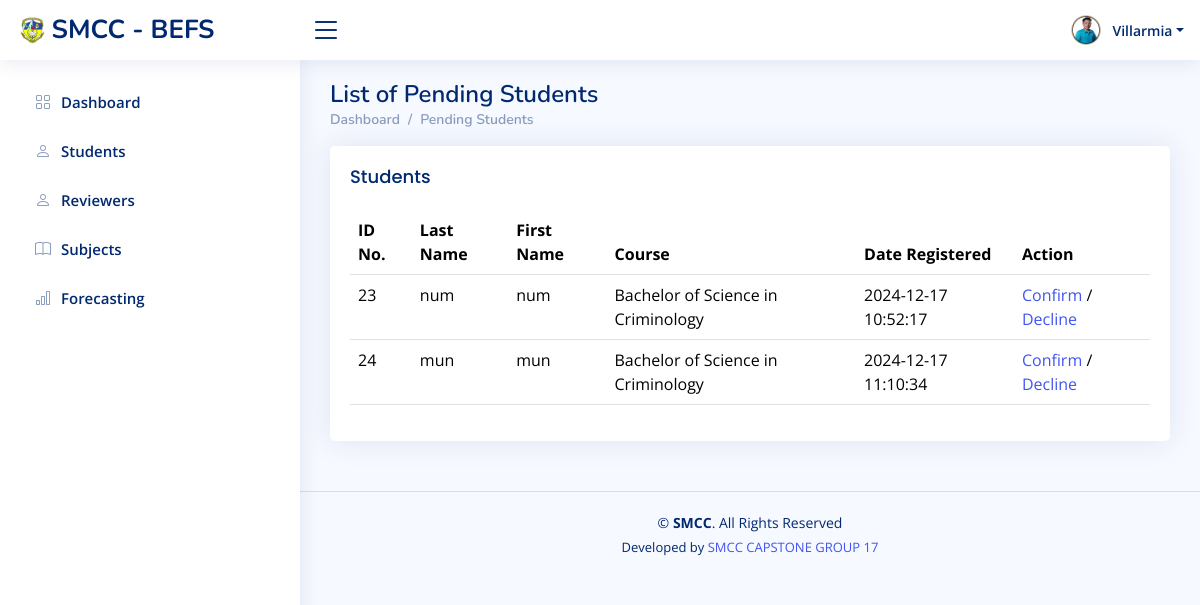
The page /dean/dean_students_pending.php?user_id=3 on the database its author committed.
### tables this page shows
CREATE TABLE `dean_course` (
  `user_id` int(11) DEFAULT NULL,
  `course_id` int(11) DEFAULT NULL
);

CREATE TABLE `users` (
  `id` int(11) NOT NULL,
  `username` varchar(255) DEFAULT NULL,
  `password` varchar(255) DEFAULT NULL,
  `type` varchar(255) DEFAULT NULL,
  `status` varchar(255) DEFAULT NULL,
  `fname` varchar(255) DEFAULT NULL,
  `lname` varchar(255) DEFAULT NULL,
  `profile_image` varchar(255) DEFAULT NULL,
  `date_created` datetime DEFAULT NULL,
  `logged_in` varchar(255) DEFAULT NULL
);

CREATE TABLE `students` (
  `id` int(11) NOT NULL,
  `about` varchar(255) DEFAULT NULL,
  `lrn_num` varchar(255) DEFAULT NULL,
  `fname` varchar(255) DEFAULT NULL,
  `lname` varchar(255) DEFAULT NULL,
  `gender` varchar(10) DEFAULT NULL,
  `username` varchar(255) DEFAULT NULL,
  `password` varchar(255) DEFAULT NULL,
  `complete_address` varchar(255) DEFAULT NULL,
  `year_level_id` int(11) DEFAULT NULL,
  `course_id` int(11) DEFAULT NULL,
  `section_id` int(11) DEFAULT NULL,
  `school_year_id` int(11) DEFAULT NULL,
  `status` varchar(255) DEFAULT NULL,
  `date_registered` datetime DEFAULT NULL,
  `logged_in` varchar(255) DEFAULT NULL,
  `profile_image` varchar(255) DEFAULT NULL,
  `level` varchar(255) DEFAULT NULL
);

CREATE TABLE `course` (
  `id` int(11) NOT NULL,
  `description` varchar(255) DEFAULT NULL,
  `year_level_id` int(11) DEFAULT NULL,
  `school_year` varchar(255) DEFAULT NULL,
  `date_entry` datetime DEFAULT NULL,
  `status` varchar(255) DEFAULT NULL,
  `code_no` varchar(255) DEFAULT NULL
);

### dean/dean_students_pending.php (the view, shortened to what this page needs)
<!DOCTYPE html>
<html lang="en">
<?php
include('../dbconnect.php');
$user_id = $_REQUEST['user_id'];
?>
<head>
  <link href="../assets/vendor/bootstrap/css/bootstrap.min.css" rel="stylesheet">
  <link href="../assets/vendor/bootstrap-icons/bootstrap-icons.css" rel="stylesheet">
  <link href="../assets/vendor/boxicons/css/boxicons.min.css" rel="stylesheet">
  <link href="../assets/vendor/quill/quill.snow.css" rel="stylesheet">
  <link href="../assets/vendor/quill/quill.bubble.css" rel="stylesheet">
  <link href="../assets/vendor/remixicon/remixicon.css" rel="stylesheet">
  <link href="../assets/vendor/simple-datatables/style.css" rel="stylesheet">
  <link href="../assets/css/style.css" rel="stylesheet">
</head>
<body>
<?php
  $query = mysqli_query($conn, "
      SELECT u.fname, u.lname, u.type, u.profile_image, dc.course_id
      FROM users u
      JOIN dean_course dc ON u.id = dc.user_id
      WHERE u.id = '$user_id'
  ") or die(mysqli_error($conn));
  if ($row = mysqli_fetch_array($query)) {
      $lname = ucfirst(strtolower($row['lname']));
      $course_id = $row['course_id'];
  } else {
      die("Dean not found or no associated course.");
  }
  $course_query = mysqli_query($conn, "SELECT description FROM course WHERE id = '$course_id'") or die(mysqli_error($conn));
  $course_row = mysqli_fetch_array($course_query);
  $deans_course = $course_row ? $course_row['description'] : "Unknown";
?>
  <?php include('dean_header.php'); ?>
  <?php include('dean_sidebar.php'); ?>
  <main id="main" class="main">
    <div class="pagetitle">
      <h1>List of Pending Students</h1>
      <nav>
        <ol class="breadcrumb">
          <li class="breadcrumb-item"><a href="dean_home_page.php?user_id=<?php echo $user_id; ?>">Dashboard</a></li>
          <li class="breadcrumb-item">Pending Students</li>
        </ol>
      </nav>
    </div>
    <section class="section">
      <div class="row">
        <div class="col-lg-12">
          <div class="card">
            <div class="card-body">
              <h5 class="card-title">Students</h5>
              <table class="table datatable">
                <thead>
                  <tr>
                    <th>ID No.</th>
                    <th>Last Name</th>
                    <th>First Name</th>
                    <th>Course</th>
                    <th data-type="date" data-format="YYYY/DD/MM">Date Registered</th>
                    <th>Action</th>
                  </tr>
                </thead>
                <tbody>
                <?php
                    $query = mysqli_query($conn, "
                        SELECT course.description AS course,
                               students.id AS stud_id,
                               students.lname AS lname,
                               students.fname AS fname,
                               students.date_registered AS date_registered
                        FROM course
                        JOIN students ON students.course_id = course.id
                        WHERE students.status = 'For Approval'
                        AND course.description = '$deans_course'
                    ") or die(mysqli_error($conn));
                    while($row = mysqli_fetch_array($query)) {
                        $stud_id = $row['stud_id'];
                        $lname = $row['lname'];
                        $fname = $row['fname'];
                        $course = $row['course'];
                        $date_registered = $row['date_registered'];
                ?>
                  <tr>
                      <td><?php echo $stud_id; ?></td>
                      <td><?php echo $lname; ?></td>
                      <td><?php echo $fname; ?></td>
                      <td><?php echo $course; ?></td>
                      <td><?php echo $date_registered; ?></td>
                      <td>
                        <a href="dean_students_profile_confirm.php?user_id=<?php echo $user_id;?>&stud_id=<?php echo $stud_id; ?>">Confirm</a> /
                        <a href="dean_students_pending_decline_sc.php?user_id=<?php echo $user_id;?>&stud_id=<?php echo $stud_id; ?>">Decline</a>
                      </td>
                  </tr>
                <?php
                    }
                ?>
                </tbody>
              </table>
            </div>
          </div>
        </div>
      </div>
    </section>
  </main>
  <?php include('../footer.php'); ?>
</body>
</html>

### dean/dean_header.php (shortened to what this page needs)
<header id="header" class="header fixed-top d-flex align-items-center">
    <div class="d-flex align-items-center justify-content-between">
        <a href="dean_home_page.php?user_id=<?php echo $user_id; ?>" class="logo d-flex align-items-center">
            <img src="../images/Smcc_logo.gif" alt="">
            <span class="d-none d-lg-block">SMCC - BEFS</span>
        </a>
        <i class="bi bi-list toggle-sidebar-btn"></i>
    </div>
    <nav class="header-nav ms-auto">
        <ul class="d-flex align-items-center">
            <li class="nav-item dropdown pe-3">
                <a class="nav-link nav-profile d-flex align-items-center pe-0" href="#" id="navbarDropdown" data-bs-toggle="dropdown" aria-expanded="false">
                    <?php
                    $profile_image = !empty($row['profile_image']) ? $row['profile_image'] : '../assets/img/profile-img2.jpg';
                    ?>
                    <img src="<?php echo $profile_image; ?>" alt="Profile" class="rounded-circle">
                    <span class="d-none d-md-block dropdown-toggle ps-2"><?php echo $lname; ?></span>
                </a>
            </li>
        </ul>
    </nav>
</header>

### assets/css/style.css (style rules this page uses)
:root { scroll-behavior: smooth; }
body { font-family: "Open Sans", sans-serif; background: #f6f9ff; color: #444444; }
a { color: #4154f1; text-decoration: none; }
h1, h2, h3, h4, h5, h6 { font-family: "Nunito", sans-serif; }
#main { margin-top: 60px; padding: 20px 30px; transition: all 0.3s; }
.pagetitle { margin-bottom: 10px; }
.pagetitle h1 { font-size: 24px; margin-bottom: 0; font-weight: 600; color: #012970; }
.card { margin-bottom: 30px; border: none; border-radius: 5px; box-shadow: 0px 0 30px rgba(1, 41, 112, 0.1); }
.card-title { padding: 20px 0 15px 0; font-size: 18px; font-weight: 500; color: #012970; font-family: "Poppins", sans-serif; }
.card-body { padding: 0 20px 20px 20px; }
.breadcrumb { font-size: 14px; font-family: "Nunito", sans-serif; color: #899bbd; font-weight: 600; }
.breadcrumb a { color: #899bbd; transition: 0.3s; }
.breadcrumb .breadcrumb-item::before { color: #899bbd; }
.logo { line-height: 1; }
@media (min-width: 1200px) { .logo { width: 280px; } }
.logo img { max-height: 26px; margin-right: 6px; }
.logo span { font-size: 26px; font-weight: 700; color: #012970; font-family: "Nunito", sans-serif; }
.header { transition: all 0.5s; z-index: 997; height: 60px; box-shadow: 0px 2px 20px rgba(1, 41, 112, 0.1); background-color: #fff; padding-left: 20px; }
.header .toggle-sidebar-btn { font-size: 32px; padding-left: 10px; cursor: pointer; color: #012970; }
.header-nav ul { list-style: none; }
.header-nav>ul { margin: 0; padding: 0; }
.header-nav .nav-profile { color: #012970; }
.header-nav .nav-profile img { max-height: 36px; }
.header-nav .nav-profile span { font-size: 14px; font-weight: 600; }
@media (min-width: 1200px) { #main, #footer { margin-left: 300px; } }

### rows shown on the page
dean_course: user.profile_image (picture), user.lname "Villarmia"
students: id "23", lname "num", fname "num", course.description "Bachelor of Science in Criminology", date_registered "2024-12-17 10:52:17"
students: id "24", lname "mun", fname "mun", course.description "Bachelor of Science in Criminology", date_registered "2024-12-17 11:10:34"
